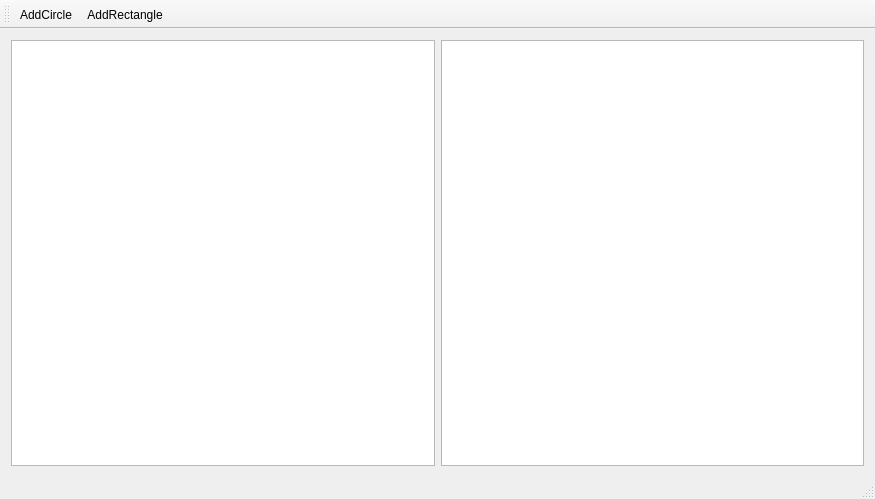
<?xml version="1.0" encoding="UTF-8"?>
<ui version="4.0">
 <class>MainWindow</class>
 <widget class="QMainWindow" name="MainWindow">
  <property name="geometry">
   <rect>
    <x>0</x>
    <y>0</y>
    <width>875</width>
    <height>499</height>
   </rect>
  </property>
  <property name="windowTitle">
   <string>MainWindow</string>
  </property>
  <property name="styleSheet">
   <string notr="true">QGraphicsView{backround-color: white}</string>
  </property>
  <widget class="QWidget" name="centralWidget">
   <property name="autoFillBackground">
    <bool>false</bool>
   </property>
   <layout class="QHBoxLayout" name="horizontalLayout">
    <item>
     <widget class="QGraphicsView" name="graphicsView">
      <property name="backgroundBrush">
       <brush brushstyle="SolidPattern">
        <color alpha="255">
         <red>46</red>
         <green>103</green>
         <blue>59</blue>
        </color>
       </brush>
      </property>
      <property name="interactive">
       <bool>false</bool>
      </property>
     </widget>
    </item>
    <item>
     <widget class="QGraphicsView" name="graphicsView_2">
      <property name="backgroundBrush">
       <brush brushstyle="Dense4Pattern">
        <color alpha="255">
         <red>147</red>
         <green>68</green>
         <blue>49</blue>
        </color>
       </brush>
      </property>
      <property name="interactive">
       <bool>true</bool>
      </property>
      <property name="dragMode">
       <enum>QGraphicsView::RubberBandDrag</enum>
      </property>
     </widget>
    </item>
   </layout>
  </widget>
  <widget class="QMenuBar" name="menuBar">
   <property name="geometry">
    <rect>
     <x>0</x>
     <y>0</y>
     <width>875</width>
     <height>27</height>
    </rect>
   </property>
  </widget>
  <widget class="QToolBar" name="mainToolBar">
   <attribute name="toolBarArea">
    <enum>TopToolBarArea</enum>
   </attribute>
   <attribute name="toolBarBreak">
    <bool>false</bool>
   </attribute>
   <addaction name="actionAddCircle"/>
   <addaction name="actionAddRectangle"/>
  </widget>
  <widget class="QStatusBar" name="statusBar"/>
  <action name="actionAddCircle">
   <property name="text">
    <string>AddCircle</string>
   </property>
  </action>
  <action name="actionAddRectangle">
   <property name="text">
    <string>AddRectangle</string>
   </property>
  </action>
 </widget>
 <layoutdefault spacing="6" margin="11"/>
 <resources/>
 <connections/>
</ui>
